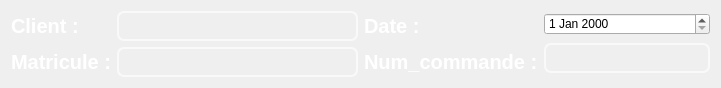
     <widget class="QWidget" name="layoutWidget_8">
      <property name="geometry">
       <rect>
        <x>2</x>
        <y>22</y>
        <width>721</width>
        <height>74</height>
       </rect>
      </property>
      <layout class="QHBoxLayout" name="horizontalLayout_17">
       <item>
        <layout class="QHBoxLayout" name="horizontalLayout_18">
         <item>
          <layout class="QVBoxLayout" name="verticalLayout_22">
           <item>
            <widget class="QLabel" name="label_38">
             <property name="palette">
              <palette>
               <active>
                <colorrole role="WindowText">
                 <brush brushstyle="SolidPattern">
                  <color alpha="255">
                   <red>255</red>
                   <green>255</green>
                   <blue>255</blue>
                  </color>
                 </brush>
                </colorrole>
                <colorrole role="Button">
                 <brush brushstyle="SolidPattern">
                  <color alpha="0">
                   <red>0</red>
                   <green>0</green>
                   <blue>0</blue>
                  </color>
                 </brush>
                </colorrole>
                <colorrole role="Text">
                 <brush brushstyle="SolidPattern">
                  <color alpha="255">
                   <red>255</red>
                   <green>255</green>
                   <blue>255</blue>
                  </color>
                 </brush>
                </colorrole>
                <colorrole role="Base">
                 <brush brushstyle="SolidPattern">
                  <color alpha="0">
                   <red>0</red>
                   <green>0</green>
                   <blue>0</blue>
                  </color>
                 </brush>
                </colorrole>
                <colorrole role="Window">
                 <brush brushstyle="SolidPattern">
                  <color alpha="0">
                   <red>0</red>
                   <green>0</green>
                   <blue>0</blue>
                  </color>
                 </brush>
                </colorrole>
                <colorrole role="PlaceholderText">
                 <brush brushstyle="SolidPattern">
                  <color alpha="128">
                   <red>255</red>
                   <green>255</green>
                   <blue>255</blue>
                  </color>
                 </brush>
                </colorrole>
               </active>
               <inactive>
                <colorrole role="WindowText">
                 <brush brushstyle="SolidPattern">
                  <color alpha="255">
                   <red>255</red>
                   <green>255</green>
                   <blue>255</blue>
                  </color>
                 </brush>
                </colorrole>
                <colorrole role="Button">
                 <brush brushstyle="SolidPattern">
                  <color alpha="0">
                   <red>0</red>
                   <green>0</green>
                   <blue>0</blue>
                  </color>
                 </brush>
                </colorrole>
                <colorrole role="Text">
                 <brush brushstyle="SolidPattern">
                  <color alpha="255">
                   <red>255</red>
                   <green>255</green>
                   <blue>255</blue>
                  </color>
                 </brush>
                </colorrole>
                <colorrole role="Base">
                 <brush brushstyle="SolidPattern">
                  <color alpha="0">
                   <red>0</red>
                   <green>0</green>
                   <blue>0</blue>
                  </color>
                 </brush>
                </colorrole>
                <colorrole role="Window">
                 <brush brushstyle="SolidPattern">
                  <color alpha="0">
                   <red>0</red>
                   <green>0</green>
                   <blue>0</blue>
                  </color>
                 </brush>
                </colorrole>
                <colorrole role="PlaceholderText">
                 <brush brushstyle="SolidPattern">
                  <color alpha="128">
                   <red>255</red>
                   <green>255</green>
                   <blue>255</blue>
                  </color>
                 </brush>
                </colorrole>
               </inactive>
               <disabled>
                <colorrole role="WindowText">
                 <brush brushstyle="SolidPattern">
                  <color alpha="255">
                   <red>120</red>
                   <green>120</green>
                   <blue>120</blue>
                  </color>
                 </brush>
                </colorrole>
                <colorrole role="Button">
                 <brush brushstyle="SolidPattern">
                  <color alpha="0">
                   <red>0</red>
                   <green>0</green>
                   <blue>0</blue>
                  </color>
                 </brush>
                </colorrole>
                <colorrole role="Text">
                 <brush brushstyle="SolidPattern">
                  <color alpha="255">
                   <red>120</red>
                   <green>120</green>
                   <blue>120</blue>
                  </color>
                 </brush>
                </colorrole>
                <colorrole role="Base">
                 <brush brushstyle="SolidPattern">
                  <color alpha="0">
                   <red>0</red>
                   <green>0</green>
                   <blue>0</blue>
                  </color>
                 </brush>
                </colorrole>
                <colorrole role="Window">
                 <brush brushstyle="SolidPattern">
                  <color alpha="0">
                   <red>0</red>
                   <green>0</green>
                   <blue>0</blue>
                  </color>
                 </brush>
                </colorrole>
                <colorrole role="PlaceholderText">
                 <brush brushstyle="SolidPattern">
                  <color alpha="128">
                   <red>0</red>
                   <green>0</green>
                   <blue>0</blue>
                  </color>
                 </brush>
                </colorrole>
               </disabled>
              </palette>
             </property>
             <property name="font">
              <font>
               <pointsize>15</pointsize>
               <weight>75</weight>
               <bold>true</bold>
              </font>
             </property>
             <property name="text">
              <string>Client :</string>
             </property>
            </widget>
           </item>
           <item>
            <widget class="QLabel" name="label_24">
             <property name="palette">
              <palette>
               <active>
                <colorrole role="WindowText">
                 <brush brushstyle="SolidPattern">
                  <color alpha="255">
                   <red>255</red>
                   <green>255</green>
                   <blue>255</blue>
                  </color>
                 </brush>
                </colorrole>
                <colorrole role="Button">
                 <brush brushstyle="SolidPattern">
                  <color alpha="0">
                   <red>0</red>
                   <green>0</green>
                   <blue>0</blue>
                  </color>
                 </brush>
                </colorrole>
                <colorrole role="Text">
                 <brush brushstyle="SolidPattern">
                  <color alpha="255">
                   <red>255</red>
                   <green>255</green>
                   <blue>255</blue>
                  </color>
                 </brush>
                </colorrole>
                <colorrole role="Base">
                 <brush brushstyle="SolidPattern">
                  <color alpha="0">
                   <red>0</red>
                   <green>0</green>
                   <blue>0</blue>
                  </color>
                 </brush>
                </colorrole>
                <colorrole role="Window">
                 <brush brushstyle="SolidPattern">
                  <color alpha="0">
                   <red>0</red>
                   <green>0</green>
                   <blue>0</blue>
                  </color>
                 </brush>
                </colorrole>
                <colorrole role="PlaceholderText">
                 <brush brushstyle="SolidPattern">
                  <color alpha="128">
                   <red>255</red>
                   <green>255</green>
                   <blue>255</blue>
                  </color>
                 </brush>
                </colorrole>
               </active>
               <inactive>
                <colorrole role="WindowText">
                 <brush brushstyle="SolidPattern">
                  <color alpha="255">
                   <red>255</red>
                   <green>255</green>
                   <blue>255</blue>
                  </color>
                 </brush>
                </colorrole>
                <colorrole role="Button">
                 <brush brushstyle="SolidPattern">
                  <color alpha="0">
                   <red>0</red>
                   <green>0</green>
                   <blue>0</blue>
                  </color>
                 </brush>
                </colorrole>
                <colorrole role="Text">
                 <brush brushstyle="SolidPattern">
                  <color alpha="255">
                   <red>255</red>
                   <green>255</green>
                   <blue>255</blue>
                  </color>
                 </brush>
                </colorrole>
                <colorrole role="Base">
                 <brush brushstyle="SolidPattern">
                  <color alpha="0">
                   <red>0</red>
                   <green>0</green>
                   <blue>0</blue>
                  </color>
                 </brush>
                </colorrole>
                <colorrole role="Window">
                 <brush brushstyle="SolidPattern">
                  <color alpha="0">
                   <red>0</red>
                   <green>0</green>
                   <blue>0</blue>
                  </color>
                 </brush>
                </colorrole>
                <colorrole role="PlaceholderText">
                 <brush brushstyle="SolidPattern">
                  <color alpha="128">
                   <red>255</red>
                   <green>255</green>
                   <blue>255</blue>
                  </color>
                 </brush>
                </colorrole>
               </inactive>
               <disabled>
                <colorrole role="WindowText">
                 <brush brushstyle="SolidPattern">
                  <color alpha="255">
                   <red>120</red>
                   <green>120</green>
                   <blue>120</blue>
                  </color>
                 </brush>
                </colorrole>
                <colorrole role="Button">
                 <brush brushstyle="SolidPattern">
                  <color alpha="0">
                   <red>0</red>
                   <green>0</green>
                   <blue>0</blue>
                  </color>
                 </brush>
                </colorrole>
                <colorrole role="Text">
                 <brush brushstyle="SolidPattern">
                  <color alpha="255">
                   <red>120</red>
                   <green>120</green>
                   <blue>120</blue>
                  </color>
                 </brush>
                </colorrole>
                <colorrole role="Base">
                 <brush brushstyle="SolidPattern">
                  <color alpha="0">
                   <red>0</red>
                   <green>0</green>
                   <blue>0</blue>
                  </color>
                 </brush>
                </colorrole>
                <colorrole role="Window">
                 <brush brushstyle="SolidPattern">
                  <color alpha="0">
                   <red>0</red>
                   <green>0</green>
                   <blue>0</blue>
                  </color>
                 </brush>
                </colorrole>
                <colorrole role="PlaceholderText">
                 <brush brushstyle="SolidPattern">
                  <color alpha="128">
                   <red>0</red>
                   <green>0</green>
                   <blue>0</blue>
                  </color>
                 </brush>
                </colorrole>
               </disabled>
              </palette>
             </property>
             <property name="font">
              <font>
               <pointsize>15</pointsize>
               <weight>75</weight>
               <bold>true</bold>
              </font>
             </property>
             <property name="text">
              <string>Matricule :</string>
             </property>
            </widget>
           </item>
          </layout>
         </item>
         <item>
          <layout class="QVBoxLayout" name="verticalLayout_23">
           <item>
            <widget class="QLineEdit" name="client_M">
             <property name="font">
              <font>
               <pointsize>-1</pointsize>
              </font>
             </property>
             <property name="styleSheet">
              <string notr="true">QLineEdit{
color: white;
background-color:Transparent;;
border-width: 2px;
border-color: #F9F9F9;
border-style: solid;
border-radius: 7;
padding: 3px;
font-size: 15px;

}
QLineEdit:focus
{border:2px solid #FBAD25;
}</string>
             </property>
            </widget>
           </item>
           <item>
            <widget class="QLineEdit" name="matricule_M">
             <property name="font">
              <font>
               <pointsize>-1</pointsize>
              </font>
             </property>
             <property name="styleSheet">
              <string notr="true">QLineEdit{
color: white;
background-color:Transparent;;
border-width: 2px;
border-color: #F9F9F9;
border-style: solid;
border-radius: 7;
padding: 3px;
font-size: 15px;

}
QLineEdit:focus
{border:2px solid #FBAD25;
}</string>
             </property>
            </widget>
           </item>
          </layout>
         </item>
        </layout>
       </item>
       <item>
        <layout class="QHBoxLayout" name="horizontalLayout_19">
         <item>
          <layout class="QVBoxLayout" name="verticalLayout_24">
           <item>
            <widget class="QLabel" name="label_16">
             <property name="palette">
              <palette>
               <active>
                <colorrole role="WindowText">
                 <brush brushstyle="SolidPattern">
                  <color alpha="255">
                   <red>255</red>
                   <green>255</green>
                   <blue>255</blue>
                  </color>
                 </brush>
                </colorrole>
                <colorrole role="Button">
                 <brush brushstyle="SolidPattern">
                  <color alpha="0">
                   <red>0</red>
                   <green>0</green>
                   <blue>0</blue>
                  </color>
                 </brush>
                </colorrole>
                <colorrole role="Text">
                 <brush brushstyle="SolidPattern">
                  <color alpha="255">
                   <red>255</red>
                   <green>255</green>
                   <blue>255</blue>
                  </color>
                 </brush>
                </colorrole>
                <colorrole role="Base">
                 <brush brushstyle="SolidPattern">
                  <color alpha="0">
                   <red>0</red>
                   <green>0</green>
                   <blue>0</blue>
                  </color>
                 </brush>
                </colorrole>
                <colorrole role="Window">
                 <brush brushstyle="SolidPattern">
                  <color alpha="0">
                   <red>0</red>
                   <green>0</green>
                   <blue>0</blue>
                  </color>
                 </brush>
                </colorrole>
                <colorrole role="PlaceholderText">
                 <brush brushstyle="SolidPattern">
                  <color alpha="128">
                   <red>255</red>
                   <green>255</green>
                   <blue>255</blue>
                  </color>
                 </brush>
                </colorrole>
               </active>
               <inactive>
                <colorrole role="WindowText">
                 <brush brushstyle="SolidPattern">
                  <color alpha="255">
                   <red>255</red>
                   <green>255</green>
                   <blue>255</blue>
                  </color>
                 </brush>
                </colorrole>
                <colorrole role="Button">
                 <brush brushstyle="SolidPattern">
                  <color alpha="0">
                   <red>0</red>
                   <green>0</green>
                   <blue>0</blue>
                  </color>
                 </brush>
                </colorrole>
                <colorrole role="Text">
                 <brush brushstyle="SolidPattern">
                  <color alpha="255">
                   <red>255</red>
                   <green>255</green>
                   <blue>255</blue>
                  </color>
                 </brush>
                </colorrole>
                <colorrole role="Base">
                 <brush brushstyle="SolidPattern">
                  <color alpha="0">
                   <red>0</red>
                   <green>0</green>
                   <blue>0</blue>
                  </color>
                 </brush>
                </colorrole>
                <colorrole role="Window">
                 <brush brushstyle="SolidPattern">
                  <color alpha="0">
                   <red>0</red>
                   <green>0</green>
                   <blue>0</blue>
                  </color>
                 </brush>
                </colorrole>
                <colorrole role="PlaceholderText">
                 <brush brushstyle="SolidPattern">
                  <color alpha="128">
                   <red>255</red>
                   <green>255</green>
                   <blue>255</blue>
                  </color>
                 </brush>
                </colorrole>
               </inactive>
               <disabled>
                <colorrole role="WindowText">
                 <brush brushstyle="SolidPattern">
                  <color alpha="255">
                   <red>120</red>
                   <green>120</green>
                   <blue>120</blue>
                  </color>
                 </brush>
                </colorrole>
                <colorrole role="Button">
                 <brush brushstyle="SolidPattern">
                  <color alpha="0">
                   <red>0</red>
                   <green>0</green>
                   <blue>0</blue>
                  </color>
                 </brush>
                </colorrole>
                <colorrole role="Text">
                 <brush brushstyle="SolidPattern">
                  <color alpha="255">
                   <red>120</red>
                   <green>120</green>
                   <blue>120</blue>
                  </color>
                 </brush>
                </colorrole>
                <colorrole role="Base">
                 <brush brushstyle="SolidPattern">
                  <color alpha="0">
                   <red>0</red>
                   <green>0</green>
                   <blue>0</blue>
                  </color>
                 </brush>
                </colorrole>
                <colorrole role="Window">
                 <brush brushstyle="SolidPattern">
                  <color alpha="0">
                   <red>0</red>
                   <green>0</green>
                   <blue>0</blue>
                  </color>
                 </brush>
                </colorrole>
                <colorrole role="PlaceholderText">
                 <brush brushstyle="SolidPattern">
                  <color alpha="128">
                   <red>0</red>
                   <green>0</green>
                   <blue>0</blue>
                  </color>
                 </brush>
                </colorrole>
               </disabled>
              </palette>
             </property>
             <property name="font">
              <font>
               <pointsize>15</pointsize>
               <weight>75</weight>
               <bold>true</bold>
              </font>
             </property>
             <property name="text">
              <string>Date :</string>
             </property>
            </widget>
           </item>
           <item>
            <widget class="QLabel" name="label_25">
             <property name="palette">
              <palette>
               <active>
                <colorrole role="WindowText">
                 <brush brushstyle="SolidPattern">
                  <color alpha="255">
                   <red>255</red>
                   <green>255</green>
                   <blue>255</blue>
                  </color>
                 </brush>
                </colorrole>
                <colorrole role="Button">
                 <brush brushstyle="SolidPattern">
                  <color alpha="0">
                   <red>0</red>
                   <green>0</green>
                   <blue>0</blue>
                  </color>
                 </brush>
                </colorrole>
                <colorrole role="Text">
                 <brush brushstyle="SolidPattern">
                  <color alpha="255">
                   <red>255</red>
                   <green>255</green>
                   <blue>255</blue>
                  </color>
                 </brush>
                </colorrole>
                <colorrole role="Base">
                 <brush brushstyle="SolidPattern">
                  <color alpha="0">
                   <red>0</red>
                   <green>0</green>
                   <blue>0</blue>
                  </color>
                 </brush>
                </colorrole>
                <colorrole role="Window">
                 <brush brushstyle="SolidPattern">
                  <color alpha="0">
                   <red>0</red>
                   <green>0</green>
                   <blue>0</blue>
                  </color>
                 </brush>
                </colorrole>
                <colorrole role="PlaceholderText">
                 <brush brushstyle="SolidPattern">
                  <color alpha="128">
                   <red>255</red>
                   <green>255</green>
                   <blue>255</blue>
                  </color>
                 </brush>
                </colorrole>
               </active>
               <inactive>
                <colorrole role="WindowText">
                 <brush brushstyle="SolidPattern">
                  <color alpha="255">
                   <red>255</red>
                   <green>255</green>
                   <blue>255</blue>
                  </color>
                 </brush>
                </colorrole>
                <colorrole role="Button">
                 <brush brushstyle="SolidPattern">
                  <color alpha="0">
                   <red>0</red>
                   <green>0</green>
                   <blue>0</blue>
                  </color>
                 </brush>
                </colorrole>
                <colorrole role="Text">
                 <brush brushstyle="SolidPattern">
                  <color alpha="255">
                   <red>255</red>
                   <green>255</green>
                   <blue>255</blue>
                  </color>
                 </brush>
                </colorrole>
                <colorrole role="Base">
                 <brush brushstyle="SolidPattern">
                  <color alpha="0">
                   <red>0</red>
                   <green>0</green>
                   <blue>0</blue>
                  </color>
                 </brush>
                </colorrole>
                <colorrole role="Window">
                 <brush brushstyle="SolidPattern">
                  <color alpha="0">
                   <red>0</red>
                   <green>0</green>
                   <blue>0</blue>
                  </color>
                 </brush>
                </colorrole>
                <colorrole role="PlaceholderText">
                 <brush brushstyle="SolidPattern">
                  <color alpha="128">
                   <red>255</red>
                   <green>255</green>
                   <blue>255</blue>
                  </color>
                 </brush>
                </colorrole>
               </inactive>
               <disabled>
                <colorrole role="WindowText">
                 <brush brushstyle="SolidPattern">
                  <color alpha="255">
                   <red>120</red>
                   <green>120</green>
                   <blue>120</blue>
                  </color>
                 </brush>
                </colorrole>
                <colorrole role="Button">
                 <brush brushstyle="SolidPattern">
                  <color alpha="0">
                   <red>0</red>
                   <green>0</green>
                   <blue>0</blue>
                  </color>
                 </brush>
                </colorrole>
                <colorrole role="Text">
                 <brush brushstyle="SolidPattern">
                  <color alpha="255">
                   <red>120</red>
                   <green>120</green>
                   <blue>120</blue>
                  </color>
                 </brush>
                </colorrole>
                <colorrole role="Base">
                 <brush brushstyle="SolidPattern">
                  <color alpha="0">
                   <red>0</red>
                   <green>0</green>
                   <blue>0</blue>
                  </color>
                 </brush>
                </colorrole>
                <colorrole role="Window">
                 <brush brushstyle="SolidPattern">
                  <color alpha="0">
                   <red>0</red>
                   <green>0</green>
                   <blue>0</blue>
                  </color>
                 </brush>
                </colorrole>
                <colorrole role="PlaceholderText">
                 <brush brushstyle="SolidPattern">
                  <color alpha="128">
                   <red>0</red>
                   <green>0</green>
                   <blue>0</blue>
                  </color>
                 </brush>
                </colorrole>
               </disabled>
              </palette>
             </property>
             <property name="font">
              <font>
               <pointsize>15</pointsize>
               <weight>75</weight>
               <bold>true</bold>
              </font>
             </property>
             <property name="text">
              <string>Num_commande :</string>
             </property>
            </widget>
           </item>
          </layout>
         </item>
         <item>
          <layout class="QVBoxLayout" name="verticalLayout_25">
           <item>
            <widget class="QDateEdit" name="dateajout_M">
             <property name="styleSheet">
              <string notr="true">QLineEdit{
color: white;
background-color:Transparent;;
border-width: 2px;
border-color: #F9F9F9;
border-style: solid;
border-radius: 7;
padding: 3px;
font-size: 15px;

}
QLineEdit:focus
{border:2px solid #FBAD25;
}</string>
             </property>
            </widget>
           </item>
           <item>
            <widget class="QLineEdit" name="idcommande_M">
             <property name="font">
              <font>
               <pointsize>-1</pointsize>
              </font>
             </property>
             <property name="styleSheet">
              <string notr="true">QLineEdit{
color: white;
background-color:Transparent;;
border-width: 2px;
border-color: #F9F9F9;
border-style: solid;
border-radius: 7;
padding: 3px;
font-size: 15px;

}
QLineEdit:focus
{border:2px solid #FBAD25;
}</string>
             </property>
            </widget>
           </item>
          </layout>
         </item>
        </layout>
       </item>
      </layout>
     </widget>
